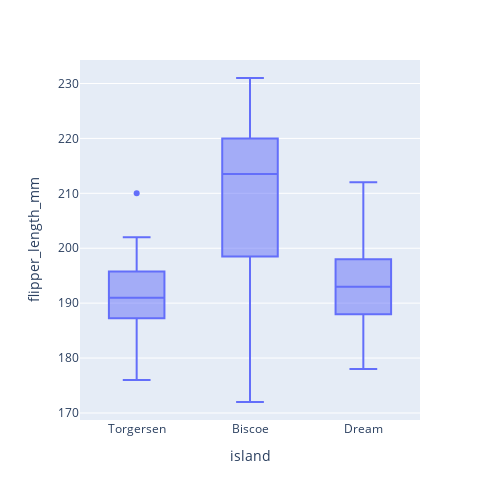

Notebook cell for this chart:
### Code cell
fig = px.box(peng,x="island", y="flipper_length_mm",
             height=500,
            width=500,)
fig.show()

### Figure 1 — Plotly figure (JSON) as saved in the notebook; plotly's stock layout.template omitted (floating-point values rounded to 4 significant figures; data arrays with more than 128 entries replaced by an {"elided": "..."} marker saying what was removed)
{"data": [{"alignmentgroup": "True", "hovertemplate": "island=%{x}<br>flipper_length_mm=%{y}<extra></extra>", "legendgroup": "", "marker": {"color": "#636efa"}, "name": "", "notched": false, "offsetgroup": "", "orientation": "v", "showlegend": false, "type": "box", "x": {"elided": "334 str values"}, "x0": " ", "xaxis": "x", "y": {"elided": "334 int values"}, "y0": " ", "yaxis": "y"}], "layout": {"boxmode": "group", "height": 500, "legend": {"tracegroupgap": 0}, "margin": {"t": 60}, "width": 500, "xaxis": {"anchor": "y", "domain": [0, 1], "title": {"text": "island"}}, "yaxis": {"anchor": "x", "domain": [0, 1], "title": {"text": "flipper_length_mm"}}}}
